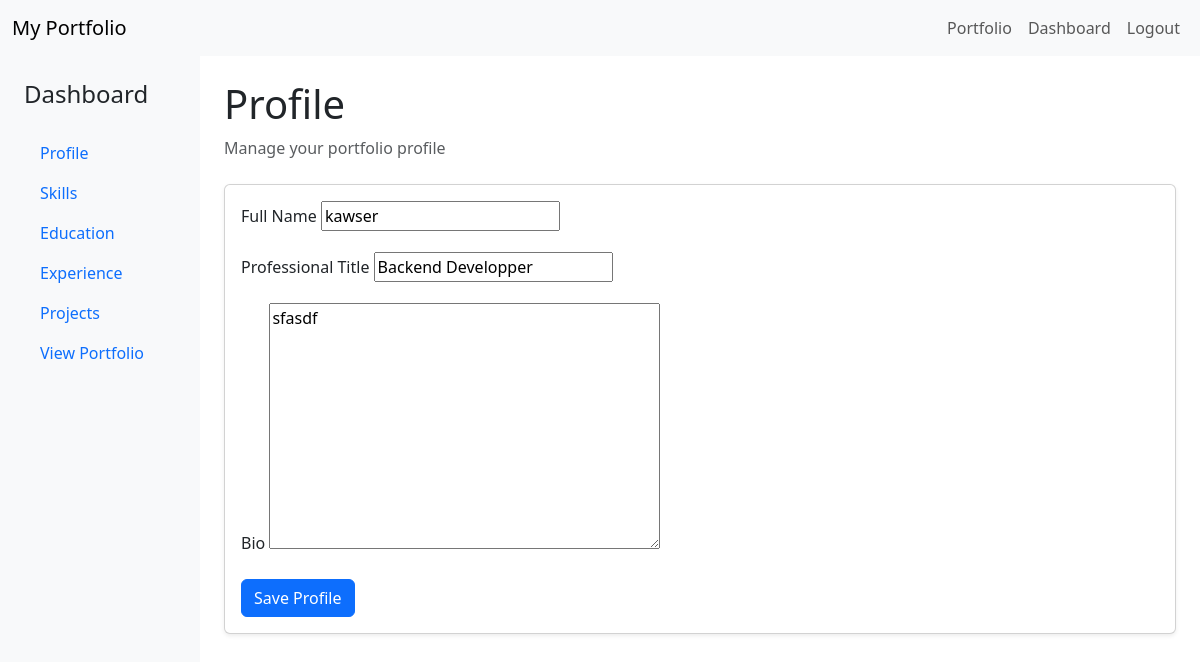
The page /portfolio/dashboard/ (signed in) on the database its author committed.
### Portpolio/models.py (models this page shows, shortened)
class Portfolio(models.Model):
    user = models.OneToOneField(settings.AUTH_USER_MODEL, on_delete=models.CASCADE, related_name='portfolio')
    full_name = models.CharField(max_length=255)
    professional_title = models.CharField(max_length=120, null=True)
    bio = models.TextField(blank=True)

### Portpolio/views.py (the view)
# urls.py: path("dashboard/", profile, name="dashboard"),
@login_required
def profile(request):
    portfolio = request.user.portfolio
    if request.method == "POST":
        form = PortfolioForm(request.POST, instance=portfolio)
        if form.is_valid():
            form.save()
            return redirect("profile")
    else:
        form = PortfolioForm(instance=portfolio)
    return render(request, "profile.html", {"form": form})

### Portpolio/forms.py
class PortfolioForm(forms.ModelForm):
    class Meta:
        model = Portfolio
        fields = ["full_name", "bio",  "professional_title"]

### Portpolio/templates/profile.html (shortened to what this page needs)
{% extends "dashboard.html" %}
{% block dashboard_content %}
<div class="mb-4">
    <h1>Profile</h1>
    <p class="text-muted">Manage your portfolio profile</p>
</div>
<div class="card shadow-sm">
    <div class="card-body">
        <form method="POST">
            <div class="mb-3">
                <label class="form-label">Full Name</label>
                {{ form.full_name }}
            </div>
            <div class="mb-3">
                <label class="form-label">Professional Title</label>
                {{ form.professional_title }}
            </div>
            <div class="mb-3">
                <label class="form-label">Bio</label>
                {{ form.bio }}
            </div>
            <button type="submit" class="btn btn-primary">
                Save Profile
            </button>
        </form>
    </div>
</div>
{% endblock dashboard_content %}

### rows shown on the page
Portfolio: full_name "kawser", professional_title "Backend Developper", bio "sfasdf"
